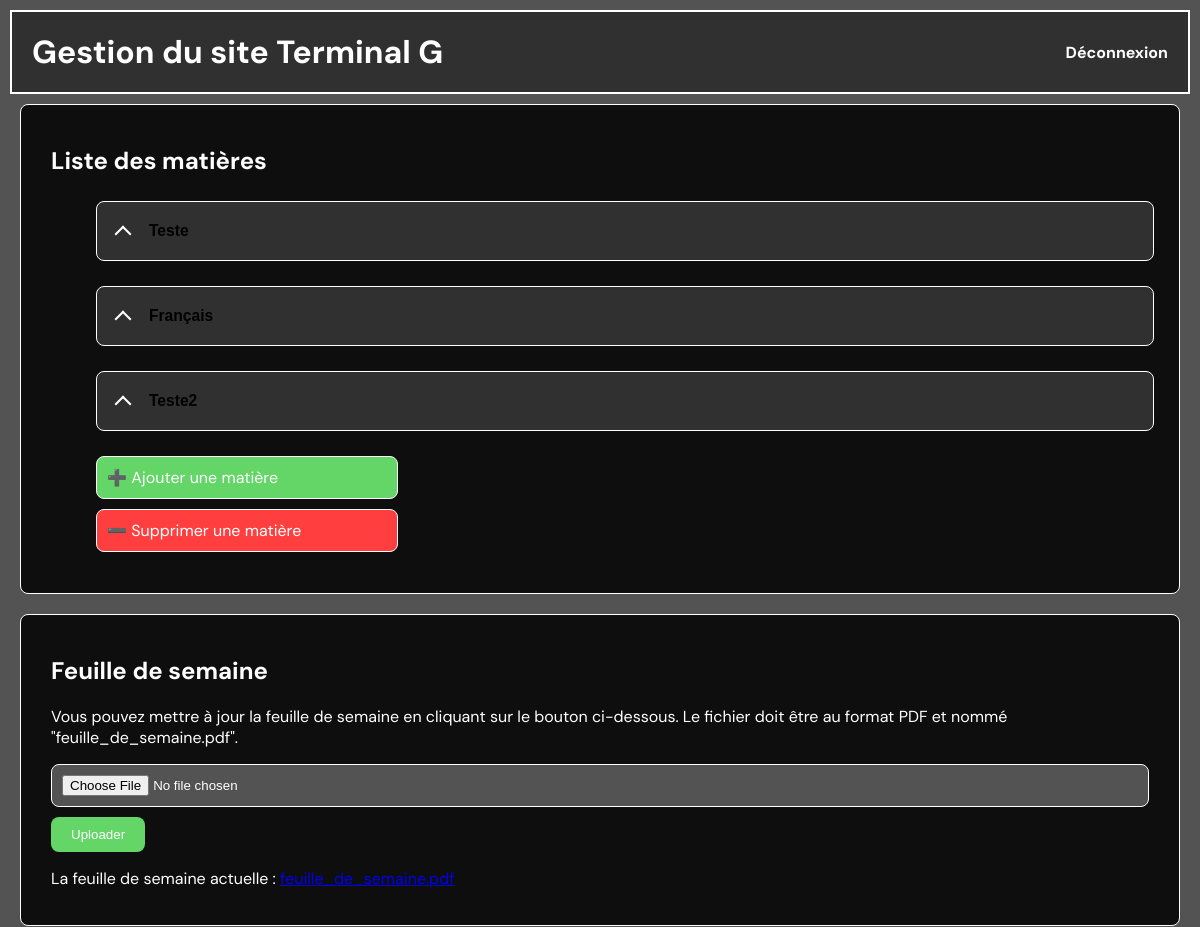
/admin (signed in, upper part), run on an earlier commit of the app's database.
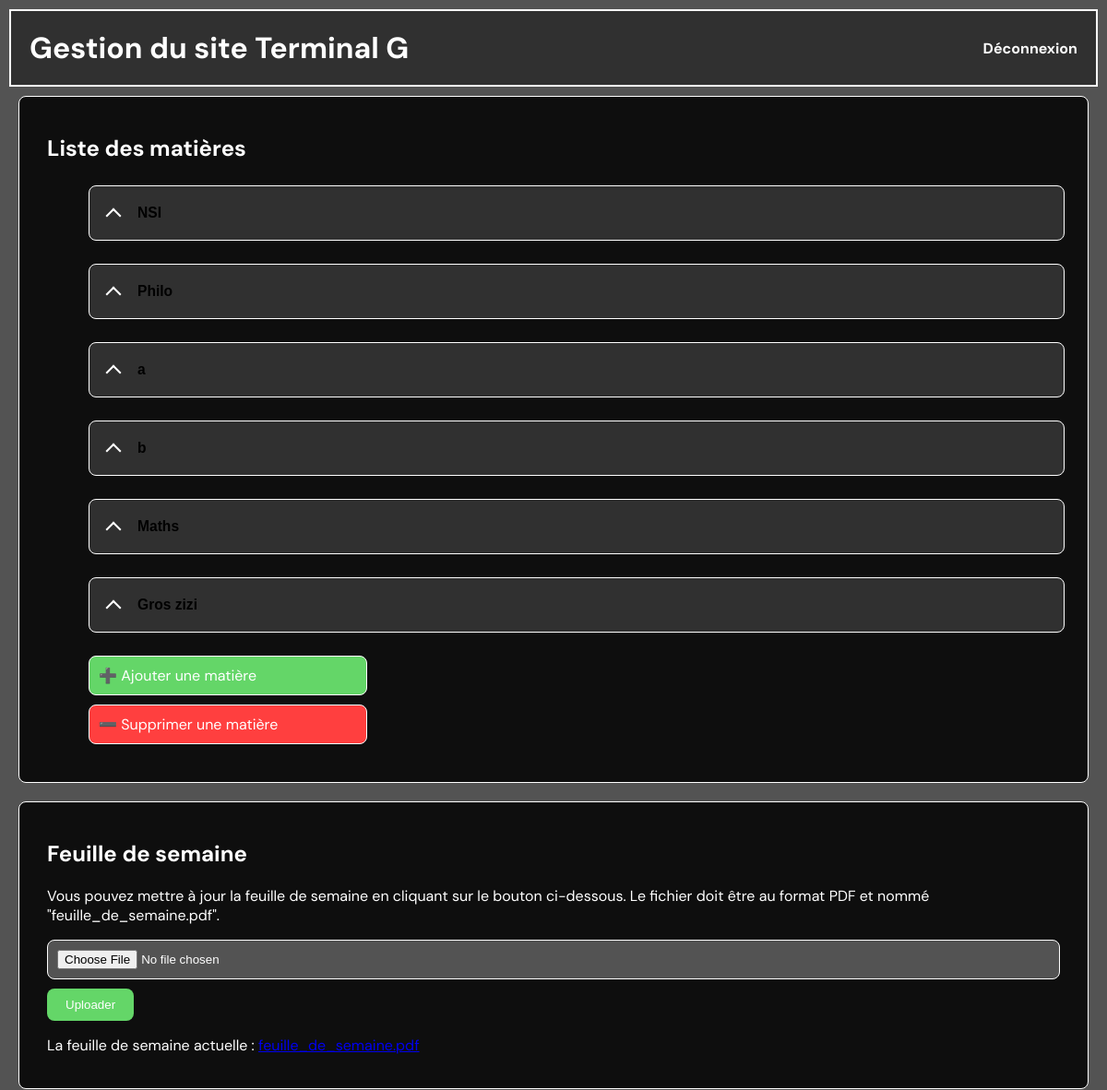
And on a later commit of the database.
### tables this page shows
CREATE TABLE matiere (
    id_matiere INTEGER PRIMARY KEY AUTOINCREMENT,
    nom TEXT NOT NULL UNIQUE
);

### server.py (the view)
@app.route("/admin")
@login_required
def admin():
    cours = {}
    matieres = get_matieres()
    for matiere in matieres:
        cours[matiere["id_matiere"]] = get_cours_by_matiere(matiere["id_matiere"])
    return render_template("admin/panel.html", matieres=matieres, cours=cours)

### db/cours_service.py (called while the page is built)
def get_cours_by_matiere(id_matiere):
    db = get_db()
    cours = db.execute(
        "SELECT * FROM cours WHERE id_matiere = ? ORDER BY date DESC",
        (id_matiere,)
    ).fetchall()
    db.close()
    return cours

### db/db.py (called while the page is built)
def get_db() -> sqlite3.Connection:
    conn = sqlite3.connect(DB_PATH)
    conn.row_factory = sqlite3.Row
    return conn

### db/matiere_service.py (called while the page is built)
def get_matieres():
    db = get_db()
    matieres = db.execute("SELECT * FROM matiere").fetchall()
    db.close()
    if matieres is None:
        return []
    return matieres

### server.py (called while the page is built)
@app.template_filter('format_date')
def format_date(value, format="%d/%m/%Y"):
    from datetime import datetime
    return datetime.strptime(value, "%Y-%m-%d").strftime(format)

def login_required(f):
    @wraps(f)
    def wrapper(*args, **kwargs):
        if not session.get("is_admin"):
            return redirect(url_for("login"))
        return f(*args, **kwargs)
    return wrapper

### templates/admin/panel.html (shortened to what this page needs)
<!DOCTYPE html>
<html lang="fr">
<head>
    <link rel="stylesheet" href="/static/admin.css">
</head>
<body>
<header>
    <h1>Gestion du site Terminal G</h1>
    <a href="/logout" class="logout">Déconnexion</a>
</header>
<section class="matiere_gestion">
    <h2>Liste des matières</h2>
    <ul class="list-matieres">
        {% for matiere in matieres %}
        <li class="list-matiere">
            <button class="title-matiere"><div class="arrow"></div><h3>{{ matiere['nom'] }}</h3></button>
        </li>
        {% endfor %}
        <li class="add-matiere">
            <a href="/admin/panel/matiere/add">➕ Ajouter une matière</a>
        </li>
        <li class="remove-matiere">
            <a href="/admin/panel/matiere/delete">➖ Supprimer une matière</a>
        </li>
    </ul>
</section>
<section class="feuille_de_semaine" id="feuille_de_semaine">
    <h2>Feuille de semaine</h2>
    <p>Vous pouvez mettre à jour la feuille de semaine en cliquant sur le bouton ci-dessous. Le fichier doit être au format PDF et nommé "feuille_de_semaine.pdf".</p>
    <form id="feuille-form" enctype="multipart/form-data" method="post" action="/admin/feuille_de_semaine/upload">
        <input type="file" id="feuille-input" name="feuille_de_semaine" accept="application/pdf" required>
        <button type="submit">Uploader</button>
    </form>
    <p>La feuille de semaine actuelle : <a href="/static/feuille_de_semaine.pdf" target="_blank">feuille_de_semaine.pdf</a></p>
</section>
</body>
</html>

What changed in the data, as far as the page shows it:
changed matiere: nom "Teste" → "NSI"
changed matiere: nom "Français" → "Philo"
added matiere: nom "a"
added matiere: nom "b"
changed matiere: nom "Teste2" → "Maths"
added matiere: nom "Gros zizi"
